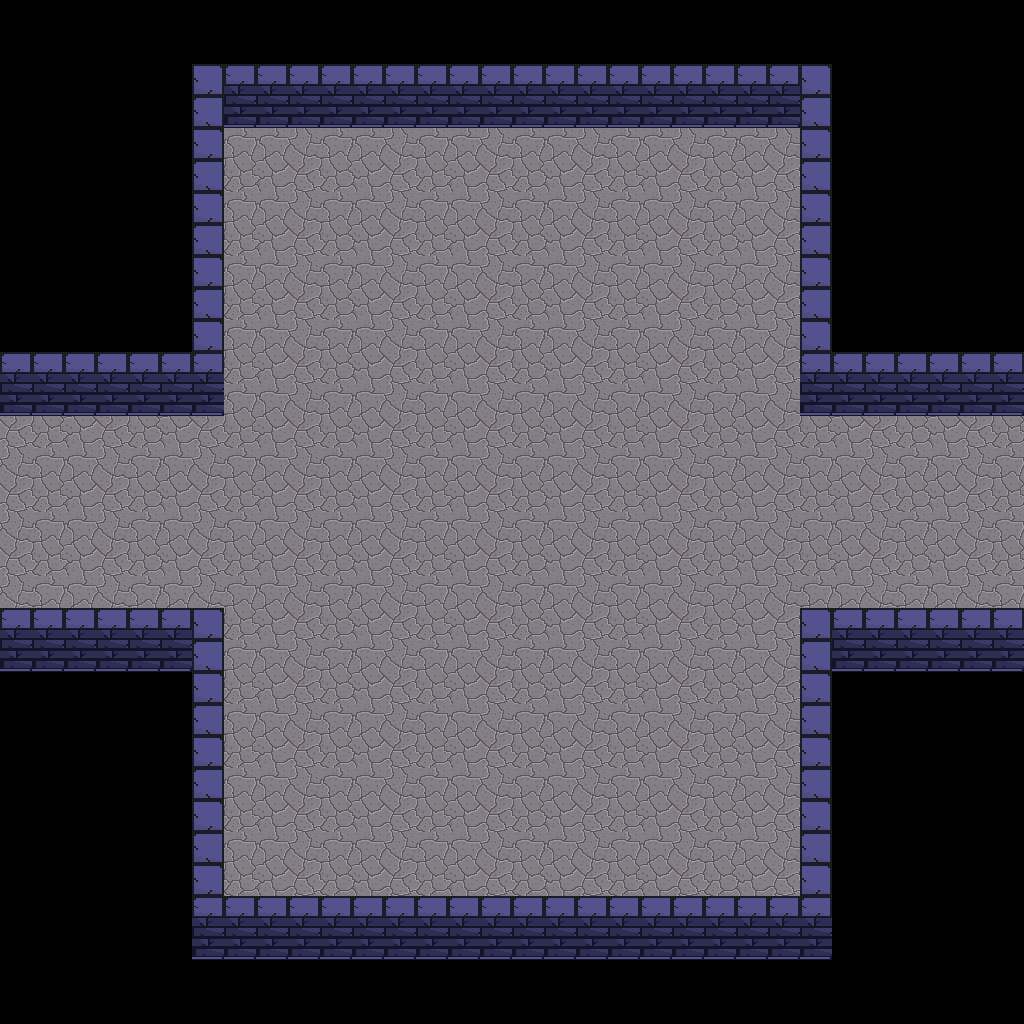

Rendered tile map (Tiled .tmx) drawn with the repository's tilesets; below, a short description and the full map source, tile grids included:
An orthogonal 32x32 tile map with 32x32 px tiles, 1 tile layer (Capa de patrones 1).

<map version="1.9" tiledversion="1.9.2" orientation="orthogonal" renderorder="right-down" width="32" height="32" tilewidth="32" tileheight="32" infinite="0" nextlayerid="2" nextobjectid="1">
 <tileset firstgid="1" name="Room" tilewidth="32" tileheight="32" tilecount="60" columns="10">
  <image source="Room.jpg" trans="000000" width="320" height="192" />
 </tileset>
 <layer id="1" name="Capa de patrones 1" width="32" height="32">
  <data encoding="csv">
0,0,0,0,0,0,0,0,0,0,0,0,0,0,0,0,0,0,0,0,0,0,0,0,0,0,0,0,0,0,0,0,
0,0,0,0,0,0,0,0,0,0,0,0,0,0,0,0,0,0,0,0,0,0,0,0,0,0,0,0,0,0,0,0,
0,0,0,0,0,0,1,2,3,2,3,2,3,2,3,2,3,2,3,2,3,2,3,2,3,1,0,0,0,0,0,0,
0,0,0,0,0,0,11,12,13,12,13,12,13,12,13,12,13,12,13,12,13,12,13,12,13,11,0,0,0,0,0,0,
0,0,0,0,0,0,1,23,24,25,26,27,22,23,24,25,26,27,22,23,24,25,26,27,22,1,0,0,0,0,0,0,
0,0,0,0,0,0,11,33,34,35,36,37,32,33,34,35,36,37,32,33,34,35,36,37,32,11,0,0,0,0,0,0,
0,0,0,0,0,0,21,23,24,25,26,27,22,23,24,25,26,27,22,23,24,25,26,27,22,21,0,0,0,0,0,0,
0,0,0,0,0,0,31,33,34,35,36,37,32,33,34,35,36,37,32,33,34,35,36,37,32,31,0,0,0,0,0,0,
0,0,0,0,0,0,1,23,24,25,26,27,22,23,24,25,26,27,22,23,24,25,26,27,22,1,0,0,0,0,0,0,
0,0,0,0,0,0,11,33,34,35,36,37,32,33,34,35,36,37,32,33,34,35,36,37,32,11,0,0,0,0,0,0,
0,0,0,0,0,0,21,23,24,25,26,27,22,23,24,25,26,27,22,23,24,25,26,27,22,21,0,0,0,0,0,0,
2,2,2,2,2,2,41,33,34,35,36,37,32,33,34,35,36,37,32,33,34,35,36,37,32,41,2,2,2,2,2,2,
12,12,12,12,12,12,51,23,24,25,26,27,22,23,24,25,26,27,22,23,24,25,26,27,22,51,12,12,12,12,12,12,
32,33,34,35,36,37,32,33,34,35,36,37,32,33,34,35,36,37,32,33,34,35,36,37,32,33,34,35,36,37,32,33,
22,23,24,25,26,27,22,23,24,25,26,27,22,23,24,25,26,27,22,23,24,25,26,27,22,23,24,25,26,27,22,23,
32,33,34,35,36,37,32,33,34,35,36,37,32,33,34,35,36,37,32,33,34,35,36,37,32,33,34,35,36,37,32,33,
22,23,24,25,26,27,22,23,24,25,26,27,22,23,24,25,26,27,22,23,24,25,26,27,22,23,24,25,26,27,22,23,
32,33,34,35,36,37,32,33,34,35,36,37,32,33,34,35,36,37,32,33,34,35,36,37,32,33,34,35,36,37,32,33,
22,23,24,25,26,27,22,23,24,25,26,27,22,23,24,25,26,27,22,23,24,25,26,27,22,23,24,25,26,27,22,23,
2,2,2,2,2,2,1,33,34,35,36,37,32,33,34,35,36,37,32,33,34,35,36,37,32,1,2,2,2,2,2,2,
12,12,12,12,12,12,11,23,24,25,26,27,22,23,24,25,26,27,22,23,24,25,26,27,22,11,12,12,12,12,12,12,
0,0,0,0,0,0,21,33,34,35,36,37,32,33,34,35,36,37,32,33,34,35,36,37,32,21,0,0,0,0,0,0,
0,0,0,0,0,0,31,23,24,25,26,27,22,23,24,25,26,27,22,23,24,25,26,27,22,31,0,0,0,0,0,0,
0,0,0,0,0,0,1,33,34,35,36,37,32,33,34,35,36,37,32,33,34,35,36,37,32,1,0,0,0,0,0,0,
0,0,0,0,0,0,11,23,24,25,26,27,22,23,24,25,26,27,22,23,24,25,26,27,22,11,0,0,0,0,0,0,
0,0,0,0,0,0,21,33,34,35,36,37,32,33,34,35,36,37,32,33,34,35,36,37,32,21,0,0,0,0,0,0,
0,0,0,0,0,0,31,23,24,25,26,27,22,23,24,25,26,27,22,23,24,25,26,27,22,31,0,0,0,0,0,0,
0,0,0,0,0,0,1,33,34,35,36,37,32,33,34,35,36,37,32,33,34,35,36,37,32,1,0,0,0,0,0,0,
0,0,0,0,0,0,41,42,43,41,42,43,41,42,43,41,42,43,41,42,43,41,42,43,41,42,0,0,0,0,0,0,
0,0,0,0,0,0,51,52,53,51,52,53,51,52,53,51,52,53,51,52,53,51,52,53,51,52,0,0,0,0,0,0,
0,0,0,0,0,0,0,0,0,0,0,0,0,0,0,0,0,0,0,0,0,0,0,0,0,0,0,0,0,0,0,0,
0,0,0,0,0,0,0,0,0,0,0,0,0,0,0,0,0,0,0,0,0,0,0,0,0,0,0,0,0,0,0,0
</data>
 </layer>
</map>
